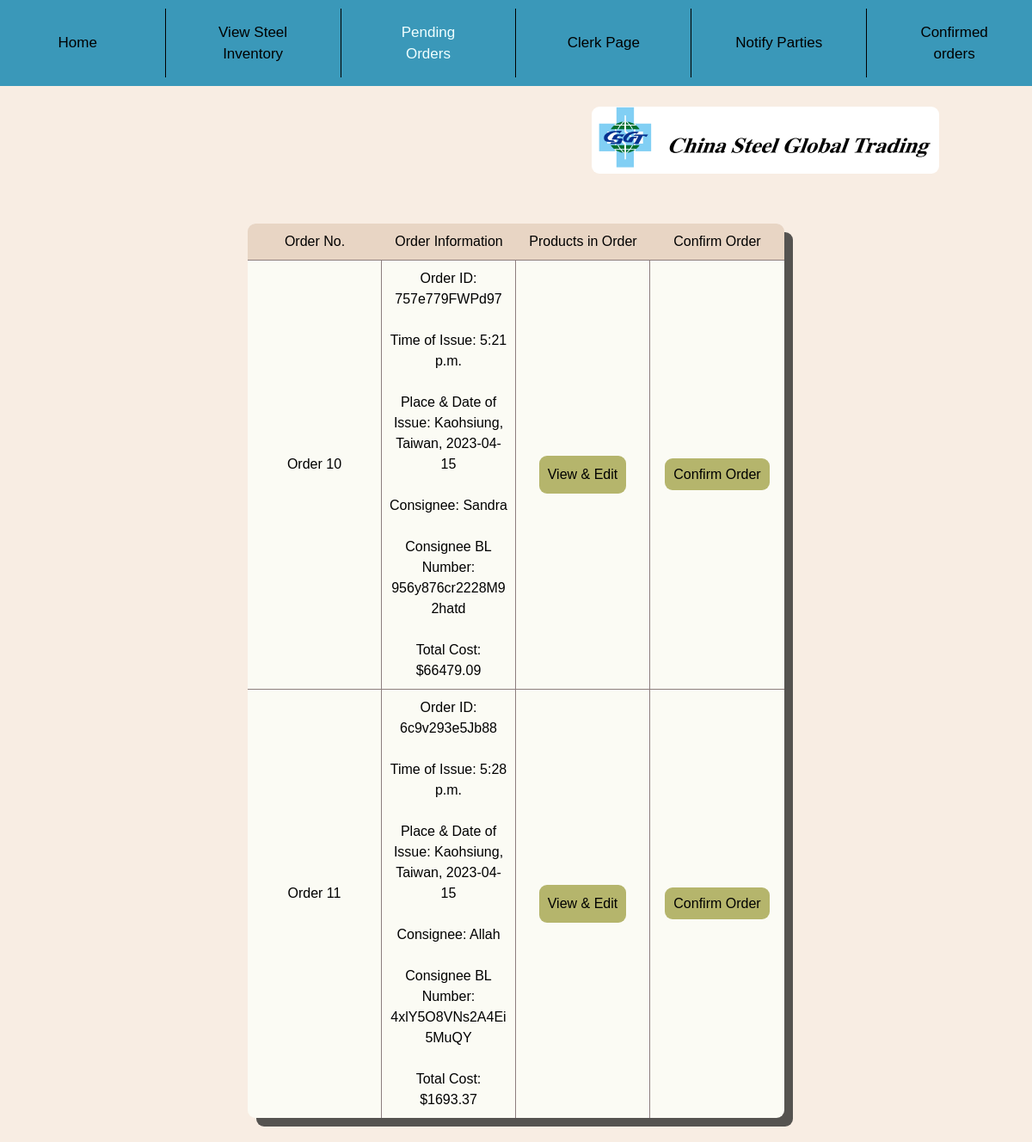
The app's page /PendingOrders with its own data.
### Inventory/models.py (models this page shows, shortened)
class FinalOrder(models.Model):
    ShipperName = models.CharField(max_length=100, default='', blank=True)
    OceanVessel = models.CharField(max_length=50, null=True, default='')
    LocalVessel =  models.CharField(max_length=50, null=True, default='')
    LocalVesselOrigin = models.CharField(max_length=50, null=True, default='')
    TotalCost = models.DecimalField(default=0, validators=[DecimalValidator(10,2)], decimal_places=2, max_digits=10)
    Finished = models.BooleanField(default=False) #confirmed or not
    OrderDate = models.DateField(auto_now_add=True)#auto_now_add=True)
    Time = models.TimeField(default=timezone.now())
    Verification = models.CharField(default='',unique=True, max_length=13, null=True, blank=True) #Orderid -> verification
    BL = models.ForeignKey(Consignee, null=False, blank=True, on_delete=models.CASCADE)
    NotifyName = models.ForeignKey(NotifyParty, default=None, on_delete=models.CASCADE, null=True, blank=True)
    NumOfBL = models.IntegerField(default=3, null=True, blank=True)
    PayAt = models.CharField(default='', max_length=70, null=True, blank=True)
    Place = models.CharField(default="Kaohsiung, Taiwan", max_length=70, null=False)
    PlaceDate = models.CharField(default='', max_length=100, blank=True)
    Charges = models.DecimalField(default=0.0, max_length=11, validators=[MinValueValidator(Decimal('0.01'))], null=True, blank=True, decimal_places=2, max_digits=8)
    RevTons = models.CharField(max_length=1000, default='', null=True, blank=True)
    Rate = models.DecimalField(default=0.0, null=True, blank=True, validators=[MinValueValidator(Decimal('0.01'))], decimal_places=2, max_digits=8)
    Prepaid = models.CharField(max_length=20, default='', blank=True)
    Collect = models.CharField(max_length=20, default='', blank=True)
    Portload = models.CharField(max_length=255, default='', blank=True)
    Portdis = models.CharField(max_length=255, default='', blank=True)
    TranshTo = models.CharField(max_length=50, default='', null=True, blank=True)
    FinalDest = models.CharField(max_length=255, default='', null=True, blank=True)
    Voyage = models.SmallIntegerField(default=0, blank=True)
    objects = models.Manager()

class Consignee(models.Model):
    BL = models.CharField(max_length=20, default='', unique=True)
    Name = models.CharField(max_length=100)

### Inventory/views.py (the view, shortened to what this page needs)
# urls.py: path('PendingOrders',views.ShowProds, name='Products2'),
def ShowProds(request):
    request.session['NAVIGATE'] = "users"
    AllOrders = FinalOrder.objects.filter(Finished = False)
    length = len(AllOrders)
    return render(request, 'Inventory/users2.html',{
            'C' : True,
            'Orders' : AllOrders,
            'L' : length
        })

### Inventory/templates/Inventory/users2.html (shortened to what this page needs)
{% extends 'Inventory/base.html' %}
{% load static %}
    {% block content %}
    <br><br>
    {% if L > 0 %}
        <table style="font-style: normal;" class="Frame">
            <tr class="identify">
                <th style="border-top-left-radius: 9px;"> Order No. </th>
                <th> Order Information </th>
                <th> Products in Order </th>
                <th style="border-top-right-radius: 9px;"> Confirm Order </th>
            </tr>
            {% for o in Orders %}
            <tr class="Header" id="main" style="font-weight: 100; font-family: Helvetica;">
                <th id="firsty">
                    Order <b>{{o.pk}}</b> <br><br>
                </th>
                <th> Order ID: {{o.Verification}} <br><br>
                    Time of Issue: {{o.Time}} <br><br>
                    Place & Date of Issue: {{o.PlaceDate}} <br><br>
                    Consignee: {{o.BL.Name}} <br><br>
                    Consignee BL Number: {{o.BL.BL}} <br><br>
                    Total Cost: ${{o.TotalCost}}
                </th>
                <th> <a class="Button" href="{% url 'UnfTrans' pk=o.pk %}" id="ViewProds"> View & Edit </a> </th>
                <th id="lasty"> <a class="Button" style="width: 20vw;" href="{% url 'completeorder' pk=o.pk %}"> Confirm Order </a>
                </th>
            </tr>
            {% endfor %}
        </table>
    {% else %}
        <div class="container" style="padding: 20px;">
            No pending orders yet!
        </div>
    {% endif %}
    <br><br>
    {% endblock %}

### Inventory/templates/Inventory/users2.html (style rules this page uses)
#main > *:not(#firsty,#lasty) { border-right: solid 1.9px rgb(141, 126, 126); border-top: solid 1.9px rgb(141, 126, 126); }
#firsty, #lasty { border-top: solid 1.9px rgb(141, 126, 126); border-right: solid 1.9px rgb(141, 126, 126); }
#lasty { border-bottom-right-radius: 9px; border-right: none; }
#ViewProds { display: flex; flex-wrap: nowrap; margin: auto; }
th { font-family: Helvetica; font-weight: 100; }

### records on screen
FinalOrder: pk "10", Verification "757e779FWPd97", Time "5:21 p.m.", PlaceDate "Kaohsiung, Taiwan, 2023-04-15", BL.Name "Sandra", BL.BL "956y876cr2228M92hatd", TotalCost "66479.09"
FinalOrder: pk "11", Verification "6c9v293e5Jb88", Time "5:28 p.m.", PlaceDate "Kaohsiung, Taiwan, 2023-04-15", BL.Name "Allah", BL.BL "4xlY5O8VNs2A4Ei5MuQY", TotalCost "1693.37"
